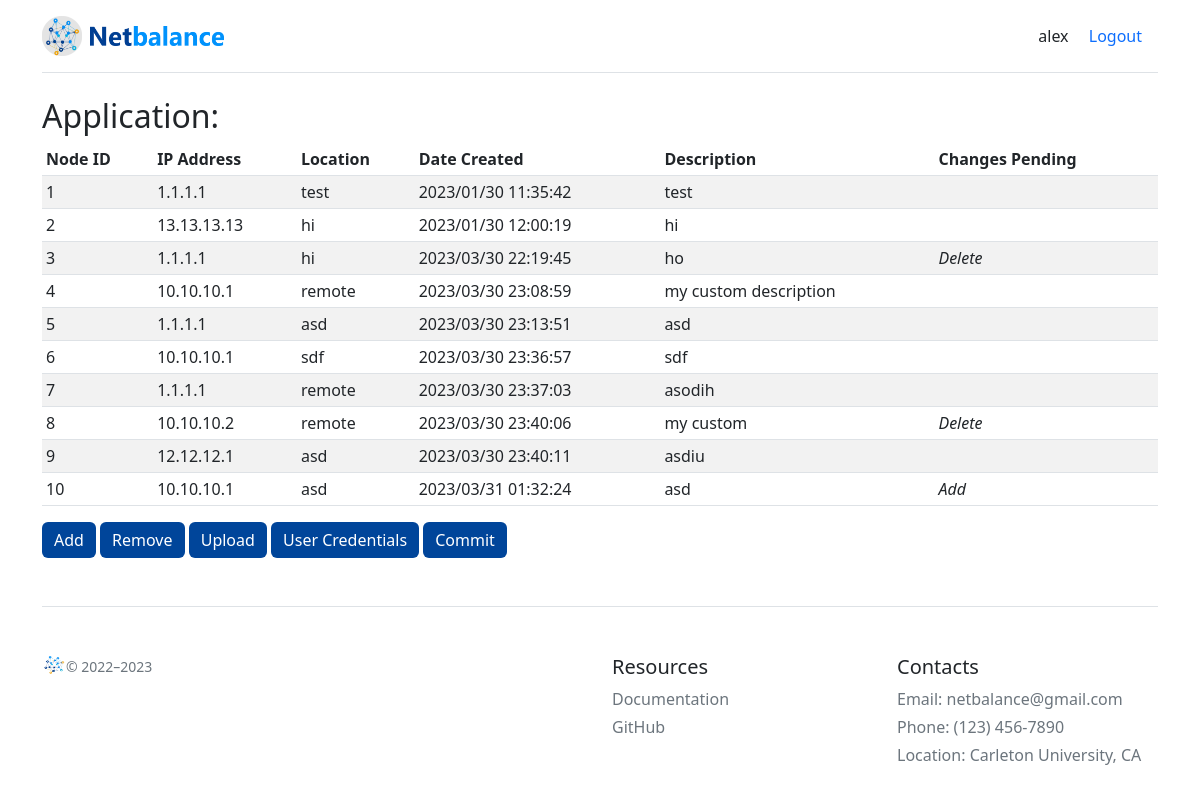
/dashboardv2 (signed in), run on an earlier commit of the app's database.
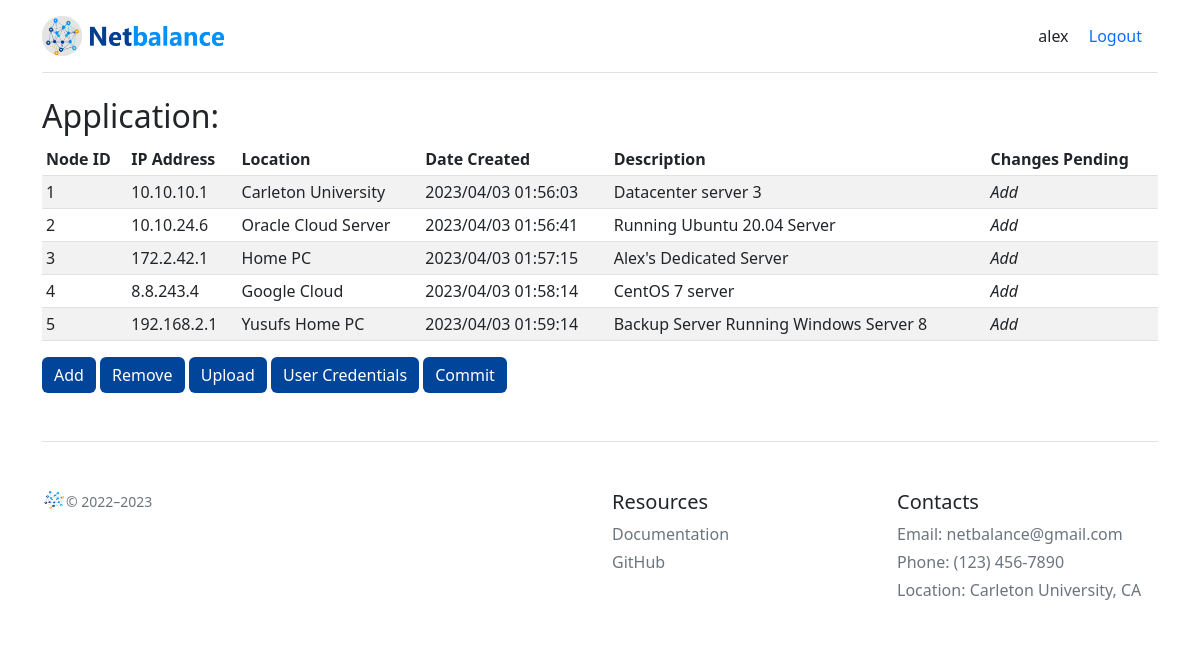
And on a later commit of the database.
### netbalanceApp/models.py (models this page shows)
class NewApplication(models.Model):
    app_name = models.CharField(max_length=64)
    location = models.CharField(max_length=128)
    ip = models.CharField(max_length=15)
    date = models.CharField(max_length=8)
    pending_add = models.BooleanField()
    pending_delete = models.BooleanField()
    description = models.CharField(max_length=128)

### netbalanceApp/views.py (the view, shortened to what this page needs)
# urls.py: path('dashboardv2', views.dashboardv2, name='dashboardv2'),
@login_required(login_url='login')
def dashboardv2(request):
    if 'add' in request.POST:
        location = str(request.POST.get('location'))
        ip_address = str(request.POST.get('ip')).strip()
        timestamp = datetime.now()
        timestamp = str(timestamp.strftime("%Y/%m/%d %H:%M:%S")).strip()
        description = str(request.POST.get('description'))
        new_node = NewApplication(location=location, ip=ip_address, date=timestamp, pending_add='True', pending_delete='False', description=description)
        new_node.save()
        print(new_node.location, new_node.ip, new_node.date, new_node.pending_add, new_node.pending_delete, new_node.description)  #debugging
        return redirect('dashboardv2')
    elif request.method == 'GET':
        raw_list = NewApplication.objects.all().values()
        return render(request, 'dashboardv2.html', {'sql_table': raw_list})
    elif request.method == 'POST' and request.FILES['myfile']:
        uploaded_file = request.FILES['myfile'] #get the file from the request
        fs = FileSystemStorage() #instantiate a file system storage object
        fs.save(uploaded_file.name, uploaded_file) #save the file to the server
        return redirect('dashboardv2')

### netbalanceApp/templates/dashboardv2.html (shortened to what this page needs)
<!doctype html>
<html lang="en">
  <head>
    <link href="/static/css/bootstrap.min.css" rel="stylesheet">
    <link href="/static/css/dashboardv2.css" rel="stylesheet">
  </head>
  <body>
    <div class="container py-3">
        <header>
            <div class="d-flex flex-column flex-md-row align-items-center pb-3 mb-4 border-bottom">
                <a href="{% url 'homepage' %}" class="d-flex align-items-center text-dark text-decoration-none">
                <img src="/static/assets/images/netbalance-full2.png" alt="" width="40" height="40">
                <img src="/static/assets/images/netbalance-name.png" id="name" alt="" width="150">
                </a>
                <nav class="mt-2 mt-md-0 ms-md-auto">
                    <a class="me-3 py-2 text-dark text-decoration-none" href="http://127.0.0.1:8000/admin/auth/user/">{{ user.username }}</a>
                    <a class="me-3 py-2 text-blue text-decoration-none" href="{% url 'logout' %}">Logout</a>
                </nav>
            </div>
        </header>
        <main">
					<h2>Application: {{file_name}}</h2>
					<div class="table-responsive">
						<table class="table table-striped table-sm">
							<thead>
								<tr>
									<th scope="col">Node ID</th>
									<th scope="col">IP Address</th>
									<th scope="col">Location</th>
									<th scope="col">Date Created</th>
									<th scope="col">Description</th>
									<th scope="col">Changes Pending</th>
								</tr>
							</thead>
							<tbody>
							{% if not sql_table%}
								<tr>
									<td colspan="6"><i>No nodes added.</i></td>
								</tr>
								{% else %}
								{% for new_entry in sql_table %}
									<tr>
										<td>{{forloop.counter}}</td>
										<td>{{new_entry.ip}}</td>
										<td>{{new_entry.location}}</td>
										<td>{{new_entry.date}}</td>
										<td>{{new_entry.description}}</td>
										{% if new_entry.pending_add %}
											<td><i>Add</i></td>
										{% elif new_entry.pending_delete %}
											<td><i>Delete</i></td>
										{% else %}
											<td></td>
										{% endif %}
									</tr>
									{% endfor %}
								{% endif %}
							</tbody>
						</table>
            <div class="col-md-12 text-right">
              <form method="post" class="management">
                <button type="button" id="add" class="btn btn-primary">Add</button>
                <button type="button" id="remove" class="btn btn-primary">Remove</button>
                <button type="button" id="upload" class="btn btn-primary">Upload</button>
                <button type="button" id="credentials" class="btn btn-primary" data-toggle="modal" data-target="#Modal">User Credentials</button>
                <button class="btn btn-primary" id="commit" type="submit" name="commit" onclick="return confirm('Commit all pending changes?')">Commit</button>
              </form>
            </div>
					</div>
        <footer class="pt-4 my-md-5 pt-md-5 border-top">
          <div class="row">
            <div class="col-12 col-md">
              <small class="d-block mb-3 text-muted"><img class="mb-2" src="/static/assets/images/netbalance-full3.png" alt="" width="24" height="19">&copy; 2022–2023</small>
            </div>
            <div class="col-6 col-md">
            </div>
            <div class="col-6 col-md">
              <h5>Resources</h5>
              <ul class="list-unstyled text-small">
                <li class="mb-1"><a class="link-secondary text-decoration-none" target="_blank" href="https://docs.google.com/document/d/18nznJ9q0DCfiWNEZeVX0xmJAPhC2IOvKGZhdmn5Fry4/edit?usp=sharing">Documentation</a></li>
                <li class="mb-1"><a class="link-secondary text-decoration-none" target="_blank" href="https://github.com/Kivoie/Netbalance">GitHub</a></li>
              </ul>
            </div>
            <div class="col-6 col-md">
              <h5>Contacts</h5>
              <ul class="list-unstyled text-small">
                <li class="mb-1"><a class="link-secondary text-decoration-none" href="mailto: netbalance@gmail.com">Email: netbalance@gmail.com</a></li>
                <li class="mb-1"><a class="link-secondary text-decoration-none" href="tel:+1234567890">Phone: (123) 456-7890</a></li>
                <li class="mb-1"><a class="link-secondary text-decoration-none" target="_blank" href="https://goo.gl/maps/fFdVnKjgXDrcc5ip7">Location: Carleton University, CA</a></li>
              </ul>
            </div>
          </div>
        </footer>
    </div>
  </body>
</html>

### netbalanceApp/static/css/dashboardv2.css (style rules this page uses)
#name { padding: 4%; }
#add { border: #00459a; background-color: #00459a; }
#credentials { border: #00459a; background-color: #00459a; }
#remove { border: #00459a; background-color: #00459a; }
#upload { border: #00459a; background-color: #00459a; }
#commit { border: #00459a; background-color: #00459a; }

What changed in the data, as far as the page shows it:
removed NewApplication: ip "1.1.1.1", location "test", date "2023/01/30 11:35:42", description "test", pending_add False (drawn)
removed NewApplication: ip "13.13.13.13", location "hi", date "2023/01/30 12:00:19", description "hi", pending_add False (drawn)
removed NewApplication: ip "1.1.1.1", location "hi", date "2023/03/30 22:19:45", description "ho", pending_add "Delete"
removed NewApplication: ip "10.10.10.1", location "remote", date "2023/03/30 23:08:59", description "my custom description", pending_add False (drawn)
removed NewApplication: ip "1.1.1.1", location "asd", date "2023/03/30 23:13:51", description "asd", pending_add False (drawn)
removed NewApplication: ip "10.10.10.1", location "sdf", date "2023/03/30 23:36:57", description "sdf", pending_add False (drawn)
removed NewApplication: ip "1.1.1.1", location "remote", date "2023/03/30 23:37:03", description "asodih", pending_add False (drawn)
removed NewApplication: ip "10.10.10.2", location "remote", date "2023/03/30 23:40:06", description "my custom", pending_add "Delete"
removed NewApplication: ip "12.12.12.1", location "asd", date "2023/03/30 23:40:11", description "asdiu", pending_add False (drawn)
removed NewApplication: ip "10.10.10.1", location "asd", date "2023/03/31 01:32:24", description "asd", pending_add "Add"
added NewApplication: ip "10.10.10.1", location "Carleton University", date "2023/04/03 01:56:03", description "Datacenter server 3", pending_add "Add"
added NewApplication: ip "10.10.24.6", location "Oracle Cloud Server", date "2023/04/03 01:56:41", description "Running Ubuntu 20.04 Server", pending_add "Add"
added NewApplication: ip "172.2.42.1", location "Home PC", date "2023/04/03 01:57:15", description "Alex's Dedicated Server", pending_add "Add"
added NewApplication: ip "8.8.243.4", location "Google Cloud", date "2023/04/03 01:58:14", description "CentOS 7 server", pending_add "Add"
added NewApplication: ip "192.168.2.1", location "Yusufs Home PC", date "2023/04/03 01:59:14", description "Backup Server Running Windows Server 8", pending_add "Add"
